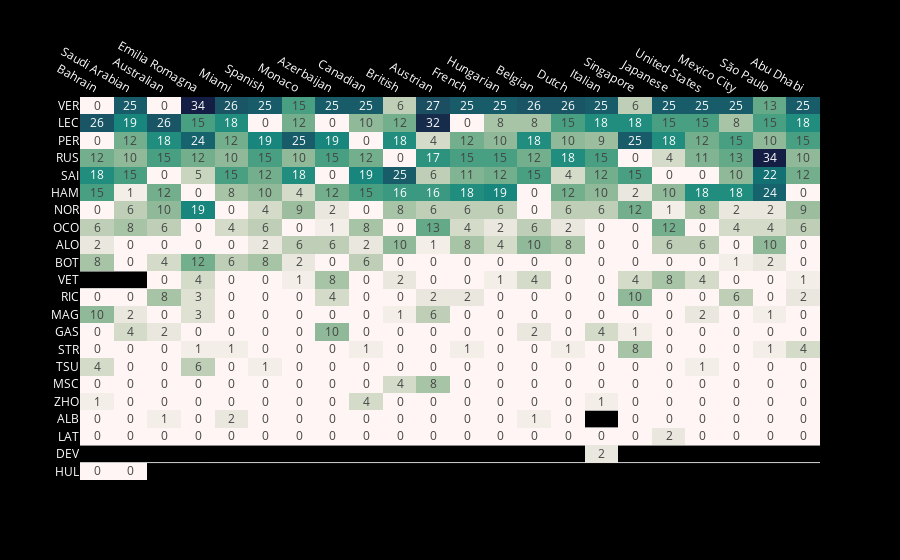

The code cell stored with this chart in its notebook:
### Markdown cell above
## Standings chart

### Code cell
plot_standings_chart(df_drivers_2022)

### Figure 1 — Plotly figure (JSON) as saved in the notebook; plotly's stock layout.template omitted (floating-point values rounded to 4 significant figures; data arrays with more than 128 entries replaced by an {"elided": "..."} marker saying what was removed)
{"data": [{"coloraxis": "coloraxis", "hovertemplate": "Race: %{x}<br>driverCode: %{y}<br>Points: %{z}<extra></extra>", "name": "0", "texttemplate": "%{z}", "type": "heatmap", "x": ["Bahrain", "Saudi Arabian", "Australian", "Emilia Romagna", "Miami", "Spanish", "Monaco", "Azerbaijan", "Canadian", "British", "Austrian", "French", "Hungarian", "Belgian", "Dutch", "Italian", "Singapore", "Japanese", "United States", "Mexico City", "São Paulo", "Abu Dhabi"], "xaxis": "x", "y": ["VER", "LEC", "PER", "RUS", "SAI", "HAM", "NOR", "OCO", "ALO", "BOT", "VET", "RIC", "MAG", "GAS", "STR", "TSU", "MSC", "ZHO", "ALB", "LAT", "DEV", "HUL"], "yaxis": "y", "z": {"elided": "22x22 int values"}}], "layout": {"coloraxis": {"colorbar": {"title": {"text": "Points"}}, "colorscale": [[0, "rgb(254, 245, 244)"], [0.09091, "rgb(222, 224, 210)"], [0.1818, "rgb(189, 206, 181)"], [0.2727, "rgb(153, 189, 156)"], [0.3636, "rgb(110, 173, 138)"], [0.4545, "rgb(65, 157, 129)"], [0.5455, "rgb(25, 137, 125)"], [0.6364, "rgb(18, 116, 117)"], [0.7273, "rgb(25, 94, 106)"], [0.8182, "rgb(28, 72, 93)"], [0.9091, "rgb(25, 51, 80)"], [1, "rgb(20, 29, 67)"]], "showscale": false}, "font": {"color": "white"}, "margin": {"t": 60}, "paper_bgcolor": "black", "plot_bgcolor": "black", "xaxis": {"anchor": "y", "domain": [0, 1], "showgrid": false, "showline": false, "side": "top", "title": {"text": ""}}, "yaxis": {"anchor": "x", "autorange": "reversed", "domain": [0, 1], "gridcolor": "LightGrey", "gridwidth": 1, "showgrid": true, "showline": false, "tickmode": "linear", "tickson": "boundaries", "title": {"text": ""}}}}
